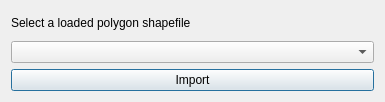
<?xml version="1.0" encoding="UTF-8"?>
<ui version="4.0">
 <class>Dialog</class>
 <widget class="QDialog" name="Dialog">
  <property name="geometry">
   <rect>
    <x>0</x>
    <y>0</y>
    <width>385</width>
    <height>102</height>
   </rect>
  </property>
  <property name="windowTitle">
   <string>Dialog</string>
  </property>
  <layout class="QVBoxLayout" name="verticalLayout">
   <item>
    <widget class="QLabel" name="label">
     <property name="text">
      <string>Select a loaded polygon shapefile</string>
     </property>
    </widget>
   </item>
   <item>
    <widget class="QComboBox" name="comboBox"/>
   </item>
   <item>
    <widget class="QPushButton" name="btnImport">
     <property name="text">
      <string>Import</string>
     </property>
    </widget>
   </item>
  </layout>
 </widget>
 <resources/>
 <connections/>
</ui>
